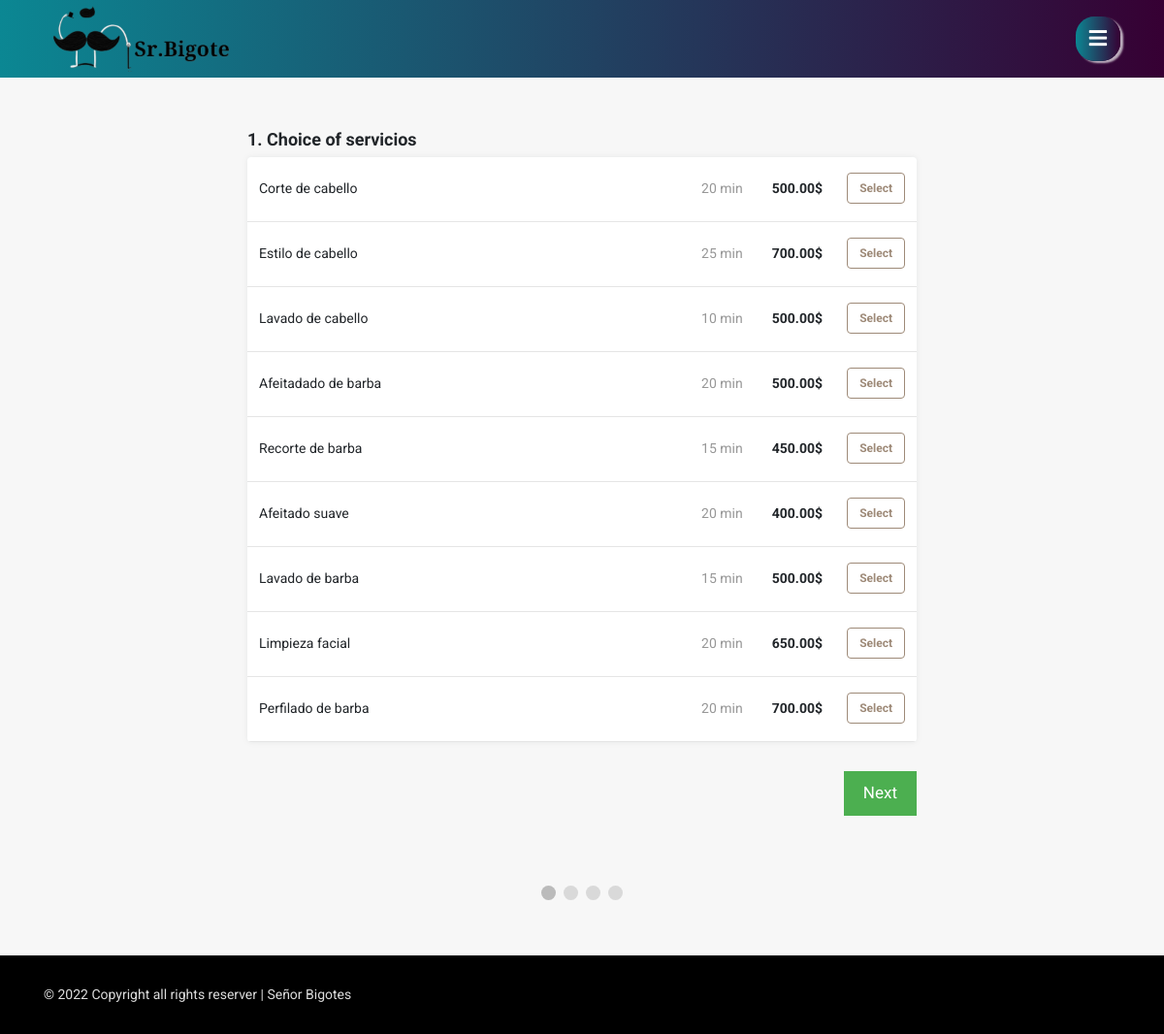
/appointment.php, run on the app's committed database.
### tables this page shows
CREATE TABLE `servicios` (
  `servicio_id` int(5) NOT NULL,
  `nombre_servicio` varchar(50) NOT NULL,
  `descripcion_servicio` varchar(255) NOT NULL,
  `precio_servicio` decimal(6,2) NOT NULL,
  `duracion_servicio` int(5) NOT NULL,
  `id_categoria` int(2) NOT NULL
);

### appointment.php (the view, shortened to what this page needs)
<?php
    include "connect.php";
    include "Includes/templates/header.php";
    include "Includes/templates/navbar.php";
?>
<link rel="stylesheet" href="Design/css/appointment-page-style.css">
<section class="booking_section">
	<div class="container">
		<form method="post" id="appointment_form" action="appointment.php">
			<div class="select_services_div tab_reservation" id="services_tab">
				<div class="text_header">
					<span>
						1. Choice of servicios
					</span>
				</div>
				<div class="items_tab">
        			<?php
        				$stmt = $con->prepare("Select * from servicios");
                    	$stmt->execute();
                    	$rows = $stmt->fetchAll();
                    	foreach($rows as $row)
                    	{
                        	echo "<div class='itemListElement'>";
                            	echo "<div class = 'item_details'>";
                                	echo "<div>";
                                    	echo $row['nombre_servicio'];
                                	echo "</div>";
                                	echo "<div class = 'item_select_part'>";
                                		echo "<span class = 'service_duration_field'>";
                                    		echo $row['duracion_servicio']." min";
                                    	echo "</span>";
                                    	echo "<div class = 'service_price_field'>";
    										echo "<span style = 'font-weight: bold;'>";
                                    			echo $row['precio_servicio']."$";
                                    		echo "</span>";
                                    	echo "</div>";
                                    ?>
                                    	<div class="select_item_bttn">
                                    		<div class="btn-group-toggle" data-toggle="buttons">
												<label class="service_label item_label btn btn-secondary">
													<input type="checkbox"  name="selected_services[]" value="<?php echo $row['servicio_id'] ?>" autocomplete="off">Select
												</label>
											</div>
                                    	</div>
                                    <?php
                                	echo "</div>";
                            	echo "</div>";
                        	echo "</div>";
                    	}
            		?>
    			</div>
			</div>
			<div style="overflow:auto;padding: 30px 0px;">
    			<div style="float:right;">
      				<button type="button" id="nextBtn" class="next_prev_buttons" onclick="nextPrev(1)">Next</button>
    			</div>
  			</div>
  			<div style="text-align:center;margin-top:40px;">
    			<span class="step"></span>
    			<span class="step"></span>
    			<span class="step"></span>
    			<span class="step"></span>
  			</div>
		</form>
	</div>
</section>
<?php include "Includes/templates/footer.php"; ?>

### Includes/templates/header.php (shortened to what this page needs)
<!DOCTYPE html>
<html lang="es">
	<head>
		<link rel="stylesheet" type="text/css" href="Design/css/bootstrap.min.css">
		<link rel="stylesheet" type="text/css" href="Design/fonts/css/all.min.css">
		<link rel="stylesheet" type="text/css" href="Design/css/main.css">
		<link rel="stylesheet" type="text/css" href="Design/css/navar.css">
		<link rel="stylesheet" type="text/css" href="Design/css/footer.css">
		<link rel="stylesheet" type="text/css" href="Design/css/gallery.css">
		<link rel="stylesheet" type="text/css" href="Design/css/service.css">
		<link rel="stylesheet" type="text/css" href="Design/css/heading.css">
		<link rel="stylesheet" type="text/css" href="Design/css/booking.css">
		<link rel="stylesheet" type="text/css" href="Design/css/responsive.css">
		<link rel="stylesheet" type="text/css" href="Design/css/barber-icons.css">
		<link rel="stylesheet" type="text/css" href="Design/css/styles.css">
	</head>

### Includes/templates/navbar.php (shortened to what this page needs)
   <header id="header" class="header-section">
       <div class="container">
           <nav class="navbar">
               <a href="#" class="navbar-brand">
                   <img src="Design/images/bigote.logo.png" alt="" while= 10>
               </a>
               <a class="mob-menu-toggle">
                   <i class="fa fa-bars"></i>
               </a>
           </nav>
       </div>
   </header>
<div class="header-height" style="height: 80px;"></div>

### Includes/templates/footer.php (shortened to what this page needs)
	<footer class="footer_section">
        <div class="container">
            <div class="row">
                <div class="col-md-6 xs-padding">
                    <div class="copyright">
                        ©
                        Copyright all rights reserver | Señor Bigotes
                    </div>
                </div>
                </div>
        </div>
    </footer>
	</body>
</html>

### Design/css/main.css (style rules this page uses)
a, a:hover { text-decoration: none !important; }
html { scroll-behavior: smooth; }

### Design/css/navar.css (style rules this page uses)
.navbar { border: medium none; -moz-border-radius: 0; -webkit-border-radius: 0; -ms-border-radius: 0; border-radius: 0; margin: 0; position: relative; padding: 0 !important; }
.header-section { transition: all .3s ease-in-out; }
.header-section { background: #360033; background: -webkit-linear-gradient(to right, #0b8793, #360033); background: linear-gradient(to right, #0b8793, #360033); width:100%; height:80px; z-index:999; position:fixed; left:0; top:0; padding:0; display:flex; align-items:center }
a.mob-menu-toggle { display: none; width: 46px; line-height: 46px; height: 46px; vertical-align: middle; font-size: 21px; color: #ffffff !important; margin: 0 0 0 10px; z-index: 10000; text-decoration: none !important; text-align: center; box-shadow: 3px 2px 2px 0px rgb(254 253 253 / 68%);; border-radius: 42%; background: #360033; background: -webkit-linear-gradient(to right, #0b8793, #360033); background: linear-gradient(to right, #0b8793, #360033); }

### Design/css/footer.css (style rules this page uses)
.footer_section { display: block; background: #000000; padding: 30px 0; }
.footer_section .copyright { font-size: 14px; color: #ddd; }

### Design/css/responsive.css (style rules this page uses)
@media (max-width: 1230px) { a.mob-menu-toggle { display: block !important; } }

### Design/css/appointment-page-style.css (style rules this page uses)
.text_header { margin-bottom: 5px; font-size: 18px; font-weight: bold; line-height: 1.5; margin-top: 22px; }
.booking_section { max-width: 720px; margin: 50px auto; }
.items_tab { border-radius: 4px; background-color: white; overflow: hidden; box-shadow: 0 0 5px 0 rgba(60, 66, 87, 0.04), 0 0 10px 0 rgba(0, 0, 0, 0.04); }
.itemListElement { font-size: 14px; line-height: 1.29; border-bottom: solid 1px #e5e5e5; cursor: pointer; padding: 16px 12px 18px 12px; }
.item_details { width: auto; display: -webkit-box; display: -moz-box; display: -ms-flexbox; display: -webkit-flex; display: flex; flex-direction: row; justify-content: space-between; align-items: center; -webkit-box-orient: horizontal; -webkit-box-direction: normal; -webkit-flex-direction: row; -webkit-box-pack: justify; -webkit-justify-content: space-between; -webkit-box-align: center; -webkit-align-items: center; }
.item_label { color: #9e8a78; border-color: #9e8a78; background: white; font-size: 12px; font-weight: 700; }
.item_select_part { display: flex; -webkit-box-pack: justify; justify-content: space-between; -webkit-box-align: center; align-items: center; flex-shrink: 0; }
.select_item_bttn { width: 55px; display: flex; margin-left: 30px; -webkit-box-pack: end; justify-content: flex-end; }
.service_duration_field { text-align: right; min-width: 60px; width: auto; color: rgb(151, 151, 151); line-height: 1.29; font-size: 14px; }
.service_price_field { width: auto; display: flex; margin-left: 30px; -webkit-box-align: baseline; align-items: baseline; }
.step { height: 15px; width: 15px; margin: 0 2px; background-color: #bbbbbb; border: none; border-radius: 50%; display: inline-block; opacity: 0.5; }
.step.active { opacity: 1; }
.next_prev_buttons { background-color: #4CAF50; color: #ffffff; border: none; padding: 10px 20px; font-size: 17px; cursor: pointer; }
.tab_reservation { display: none; }

### data on the page
servicios: nombre_servicio "Corte de cabello", duracion_servicio "20", precio_servicio "500.00"
servicios: nombre_servicio "Estilo de cabello", duracion_servicio "25", precio_servicio "700.00"
servicios: nombre_servicio "Lavado de cabello", duracion_servicio "10", precio_servicio "500.00"
servicios: nombre_servicio "Afeitadado de barba", duracion_servicio "20", precio_servicio "500.00"
servicios: nombre_servicio "Recorte de barba", duracion_servicio "15", precio_servicio "450.00"
servicios: nombre_servicio "Afeitado suave", duracion_servicio "20", precio_servicio "400.00"
servicios: nombre_servicio "Lavado de barba", duracion_servicio "15", precio_servicio "500.00"
servicios: nombre_servicio "Limpieza facial", duracion_servicio "20", precio_servicio "650.00"
servicios: nombre_servicio "Perfilado de barba", duracion_servicio "20", precio_servicio "700.00"
